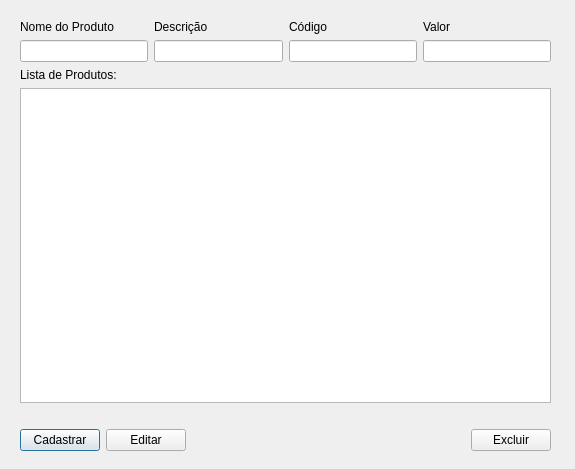
<?xml version="1.0" encoding="UTF-8"?>
<ui version="4.0">
 <class>cadastro_produtos</class>
 <widget class="QDialog" name="cadastro_produtos">
  <property name="geometry">
   <rect>
    <x>0</x>
    <y>0</y>
    <width>575</width>
    <height>469</height>
   </rect>
  </property>
  <property name="windowTitle">
   <string>Dialog</string>
  </property>
  <widget class="QWidget" name="">
   <property name="geometry">
    <rect>
     <x>20</x>
     <y>20</y>
     <width>531</width>
     <height>431</height>
    </rect>
   </property>
   <layout class="QVBoxLayout" name="verticalLayout_5">
    <item>
     <layout class="QHBoxLayout" name="horizontalLayout">
      <item>
       <layout class="QVBoxLayout" name="verticalLayout">
        <item>
         <widget class="QLabel" name="label">
          <property name="text">
           <string>Nome do Produto</string>
          </property>
         </widget>
        </item>
        <item>
         <widget class="QLineEdit" name="txt_cad_nomeprod"/>
        </item>
       </layout>
      </item>
      <item>
       <layout class="QVBoxLayout" name="verticalLayout_3">
        <item>
         <widget class="QLabel" name="label_2">
          <property name="text">
           <string>Descrição</string>
          </property>
         </widget>
        </item>
        <item>
         <widget class="QLineEdit" name="txt_cad_descprod"/>
        </item>
       </layout>
      </item>
      <item>
       <layout class="QVBoxLayout" name="verticalLayout_4">
        <item>
         <widget class="QLabel" name="label_4">
          <property name="text">
           <string>Código</string>
          </property>
         </widget>
        </item>
        <item>
         <widget class="QLineEdit" name="txt_cad_codprod"/>
        </item>
       </layout>
      </item>
      <item>
       <layout class="QVBoxLayout" name="verticalLayout_2">
        <item>
         <widget class="QLabel" name="label_3">
          <property name="text">
           <string>Valor</string>
          </property>
         </widget>
        </item>
        <item>
         <widget class="QLineEdit" name="txt_cad_valprod"/>
        </item>
       </layout>
      </item>
     </layout>
    </item>
    <item>
     <widget class="QLabel" name="label_5">
      <property name="text">
       <string>Lista de Produtos:</string>
      </property>
     </widget>
    </item>
    <item>
     <widget class="QTableWidget" name="tableWidget_cad_prod"/>
    </item>
    <item>
     <spacer name="verticalSpacer">
      <property name="orientation">
       <enum>Qt::Vertical</enum>
      </property>
      <property name="sizeType">
       <enum>QSizePolicy::Fixed</enum>
      </property>
      <property name="sizeHint" stdset="0">
       <size>
        <width>20</width>
        <height>20</height>
       </size>
      </property>
     </spacer>
    </item>
    <item>
     <layout class="QHBoxLayout" name="horizontalLayout_2">
      <item>
       <widget class="QPushButton" name="btn_cadprod">
        <property name="text">
         <string>Cadastrar</string>
        </property>
       </widget>
      </item>
      <item>
       <widget class="QPushButton" name="btn_editorod">
        <property name="text">
         <string>Editar</string>
        </property>
       </widget>
      </item>
      <item>
       <spacer name="horizontalSpacer">
        <property name="orientation">
         <enum>Qt::Horizontal</enum>
        </property>
        <property name="sizeHint" stdset="0">
         <size>
          <width>40</width>
          <height>20</height>
         </size>
        </property>
       </spacer>
      </item>
      <item>
       <widget class="QPushButton" name="btn_excluirprod">
        <property name="text">
         <string>Excluir</string>
        </property>
       </widget>
      </item>
     </layout>
    </item>
   </layout>
  </widget>
 </widget>
 <resources/>
 <connections/>
</ui>
